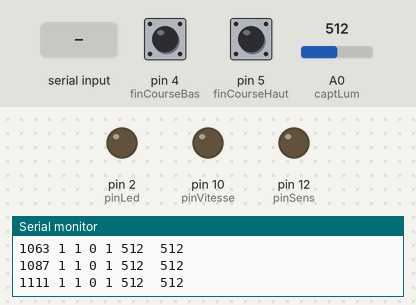
The sketch below on a simulated Arduino Uno, built with avr-gcc and run on an emulated ATmega328P. Parts: output pins drawn as LEDs (lit = HIGH), the last lines printed to the serial monitor. The inputs (shaded band) are chosen by the test bench; at power-on: A0 (captLum) = 512, pin 4 (finCourseBas) HIGH, pin 5 (finCourseHaut) HIGH.

Above: at 1.2 s.
1.3 s: A0 (captLum) set to 209
4.3 s: A0 (captLum) set to 191
At 5.1 s:
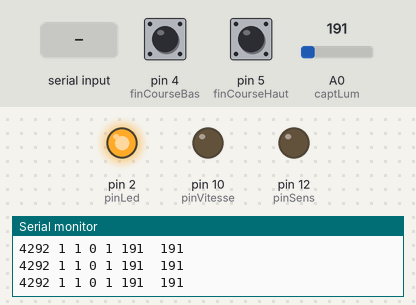
5.8 s: "m" received over Serial
At 6.3 s:
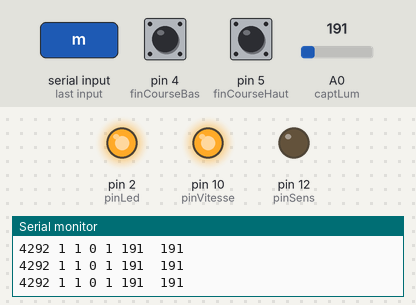
8.8 s: pin 4 (finCourseBas) pulled LOW for 1 s
At 11.0 s:
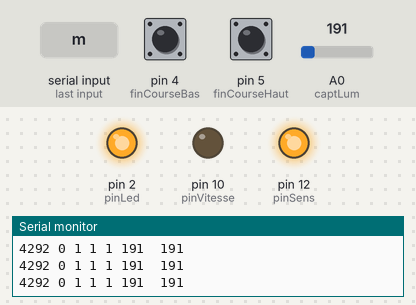
11.3 s: "y" received over the second serial link
At 12.0 s:
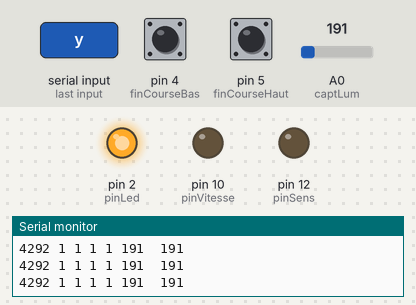
12.8 s: "m" received over the second serial link
At 13.2 s:
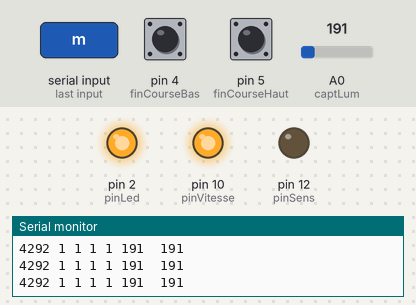
Timing chart, 0 to 15.3 s (numbered marks = the images above; inputs shaded):
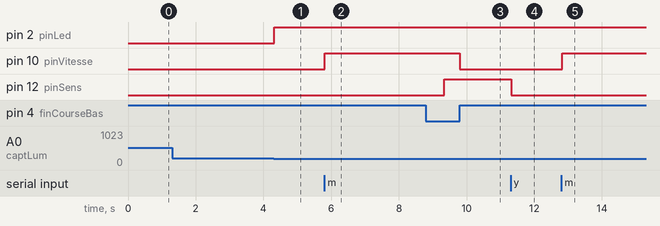

Measured:
- the behaviour switches between 201 and 200 on A0 (captLum) (found by bisection; images 0 and 1)
- after the input at 4.3 s, pin 2 (pinLed): LOW → HIGH at once
- after the input at 5.8 s, pin 10 (pinVitesse): LOW → HIGH at once
- after the input at 8.8 s, pin 10 (pinVitesse): HIGH → LOW after 1.0 s instead of 0.53 s
- after the input at 11.3 s, pin 12 (pinSens): HIGH → LOW at once
- after the input at 12.8 s, pin 10 (pinVitesse): LOW → HIGH at once

The sketch:

Complet.ino
```cpp
/*

"Projet poulailler"
Autonome

© 2015 - SCEP - Gauthier M.

*/

#include <SoftwareSerial.h>

//Définition des pins Arduino
#define captLum 0
#define pinSens 12
#define pinVitesse 10
#define finCourseBas 4
#define finCourseHaut 5
#define pinLed 2

//Initiation des variables
int lum;
bool estOuvert;
bool estFermee;
unsigned long tps;

//Reglage des paramètre
#define seuilNuit 200
#define seuilJour 200
#define interval 5000
#define vitesseMax 255
#define vitesseMin 0

SoftwareSerial esp8266(8,9);

//Initialisation
void setup()
{
	Serial.begin(9600);
	esp8266.begin(9600);


	pinMode(captLum, INPUT); //Declaration broche LDR
	pinMode(pinSens, OUTPUT); //Declaration broche sens moteur
	pinMode(pinVitesse, OUTPUT); //Declaration broche vitesse moteur

	pinMode(finCourseBas, INPUT); //Declaration broche fin de course bas
	digitalWrite(finCourseBas, HIGH); //Resistance pull up interne

	pinMode(finCourseHaut, INPUT); //Declaration broche fin de course haut
	digitalWrite(finCourseHaut, HIGH); //Resistance pull up interne

	pinMode(pinLed, OUTPUT); //Declaration broche led
	digitalWrite(pinLed, LOW); //Choix couleur led : LOW  --> Vert != HIGH --> Rouge
	digitalWrite(3, HIGH); //Activation de la led


	estOuvert = true;
	estFermee = false;

}

//Démarage du programme
void loop()
{
	tps = millis();

	while(estOuvert)
	{
		debug();
		manuel();

	    lum = analogRead(captLum);

	    Serial.print(" ");
	    Serial.println(lum);

	    //Des qu'il fait sombre, tps prend une valeur fixe
	    if(lum > seuilNuit){
	        tps = millis();
	        digitalWrite(pinLed, LOW); //Led vert/lumineux
	    } else{
	    	digitalWrite(pinLed, HIGH); //Led rouge/sombre
	    }

	    int difference = millis() - tps;

	    if(difference > interval){
	        descente();
	        Serial.print(" ");
	        Serial.println(estOuvert);
	        estOuvert = false;
	    }
	}

	while(estFermee)
	{
		debug();
		manuel();

	    lum = analogRead(captLum);

	    Serial.print(" ");
	    Serial.println(lum);


	    if(lum > seuilJour){
	        digitalWrite(pinLed, LOW);
	        montee();
	        Serial.print(" ");
	        Serial.println(estFermee);
	        estFermee = false;
	    }
	}
}


//Fonction pour montée
void montee()
{
	debug();

	//Met le moteur en marche (sens ouverture)
	//tant qu'il n'est pas entierement ouvert
	while(!estOuvert)
	{
	    digitalWrite(pinSens, LOW);
		digitalWrite(pinVitesse, vitesseMax);


		estOuvert = digitalRead(finCourseHaut);
	}
	//Arrete le moteur une fois ouvert
	digitalWrite(pinVitesse, vitesseMin);
}

//Fonction pour déscendre
void descente()
{
	debug();

	//Met le moteur en descente (sens fermeture)
	//tant qu'il n'est pas entierement fermé
	while(!estFermee)
	{
	    digitalWrite(pinSens, HIGH);
	    digitalWrite(pinVitesse, vitesseMax);


	    //Si il n'arrive pas en bas, et qu'il remonte (enroulement dans l'autre sens)
	    //Interval+3000 permet d'attendre 3sec, sinon au debut l'interupteur est enfoncé
	    int difference = millis() - tps;
	    while( (difference > interval+3000) && digitalRead(finCourseHaut) == HIGH ) {
	    	arretUrgence();
	    }

	    estFermee = digitalRead(finCourseBas);
	}
	//Arrete le moteur une fois fermé
	digitalWrite(pinVitesse, vitesseMin);
}

//Control manuel
void manuel()
{

	while (Serial.available() || esp8266.available())
	{
    char action;
		if (esp8266.available())
		{
			action = esp8266.read();
			etatESP();
		}
		else
		{
			action = Serial.read();
		}


		if(action == 'y'){
		    //Serial.println("Montee jusqu en haut");
		    montee();
		}

		if(action == 'z'){
		    //Serial.println("Descente jusqu en bas");
		    descente();
		}

		if(action == 'm'){
			//Serial.println("Montée");
		    monteeManuel();
		}

		if(action == 'd'){
			//Serial.println("Déscente");
		    descenteManuel();
		}

		if(action == 'a'){
			//Serial.println("Arret");
		    arretManuel();
		}
	}
}

void monteeManuel()
{
    digitalWrite(pinSens, LOW);
	digitalWrite(pinVitesse, vitesseMax);
}


void descenteManuel()
{
	digitalWrite(pinSens, HIGH);
	digitalWrite(pinVitesse, vitesseMax);
}

void arretManuel()
{
	digitalWrite(pinVitesse, vitesseMin);
}

void arretUrgence()
{
	for(;;)
	{
	    arretManuel();
		//Led shield clignote
		digitalWrite(pinLed, LOW);
		delay(250);
		digitalWrite(pinLed, HIGH);
		delay(250);
		Serial.println("Arret d'urgence !!");
	}
}


//Fonction débugage
void debug()
{
	Serial.print(tps);
        Serial.print(" ");
	Serial.print(estOuvert);
        Serial.print(" ");
    Serial.print(digitalRead(finCourseHaut));
		Serial.print(" ");
	Serial.print(estFermee);
		Serial.print(" ");
	Serial.print(digitalRead(finCourseBas));
		Serial.print(" ");
	Serial.print(lum);
		Serial.print(" ");
}


void etatESP()
{
	esp8266.print(String(estOuvert) + ";" + String(estFermee) + ";" + String(finCourseHaut) + ";" + String(finCourseBas) + ";" + String(lum) + ";" + String(tps));

/*
Decodage chaine de caractère

String etat = Serial.read();

// given: String command
int data[MAX_ARGS];
int numArgs = 0;

int beginIdx = 0;
int idx = command.indexOf(",");

String arg;
char charBuffer[16];

while (idx != -1)
{
    arg = command.substring(beginIdx, idx);
    arg.toCharArray(charBuffer, 16);

    // add error handling for atoi:
    data[numArgs++] = atoi(charBuffer);
    beginIdx = idx + 1;
    idx = command.indexOf(",", beginIdx);
}

data[numArgs++] = command.substring(beginIdx);

*/

}
```
